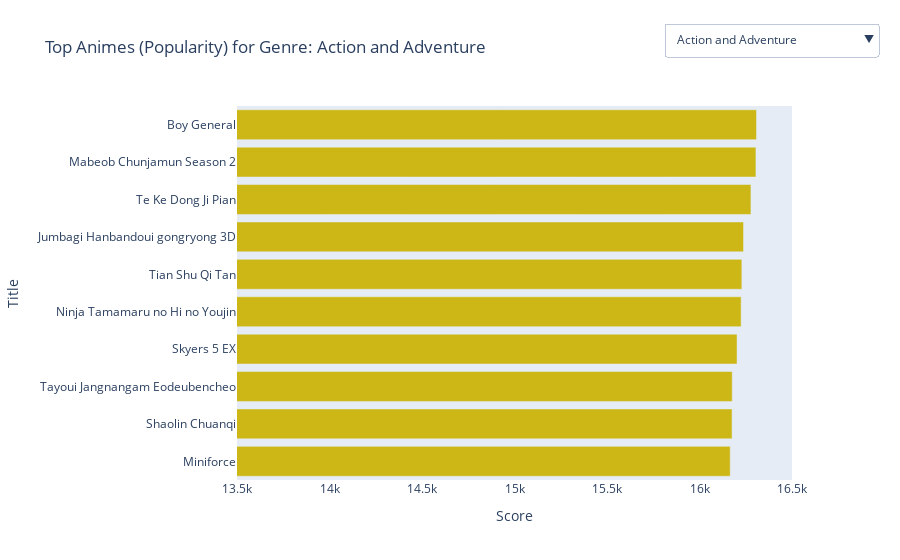

Notebook source saved alongside this figure:
### Code cell
import pandas as pd
import plotly.graph_objs as go
from plotly.subplots import make_subplots

# Create a subplot
fig = make_subplots()

# Group data by category
categories = top_popularity_final['category'].unique()

# Add a trace for each anime title, making bars horizontal
# Start with the first category visible
first = True
for category in categories:
    category_df = top_popularity_final[top_popularity_final['category'] == category]
    category_df.sort_values(by='popularity', inplace=True)
    fig.add_trace(
        go.Bar(y=category_df['title'], x=category_df['popularity'], name=category, 
               orientation='h', visible=first, marker_color='#ccb716')  # Set bar color to crimson
    )
    first = False  # Set the rest of the categories to invisible

# Create a dropdown menu
buttons = []
for i, category in enumerate(categories):
    button = dict(
        label=category,
        method="update",
        args=[{"visible": [i == j for j in range(len(categories))]},  # Only the selected category is visible
              {"title": f"Top Animes (Popularity) for Genre: {category}"}])
    buttons.append(button)

# Update layout for dropdown, axes, and xaxis range
fig.update_layout(
    updatemenus=[dict(
        active=0,  # First category is active
        buttons=buttons,
        direction="down",
        pad={"r": 10, "t": 10},
        showactive=True,
        x=0.77,
        xanchor="left",
        y=1.25,
        yanchor="top"
    )],
    title="Top Animes (Popularity) for Genre: Action and Adventure",
    xaxis_title="Score",
    yaxis_title="Title",
    xaxis=dict(range=[13500, 16500])  # Set the range for x-axis
)

fig.write_html("../../data/plots/top_animes_popularity.html")

# Show the plot
fig.show()

### Figure 1 — Plotly figure (JSON) as saved in the notebook; plotly's stock layout.template omitted (floating-point values rounded to 4 significant figures)
{"data": [{"marker": {"color": "#ccb716"}, "name": "Action and Adventure", "orientation": "h", "type": "bar", "visible": true, "x": [16166, 16176, 16177, 16203, 16225, 16229, 16238, 16278, 16305, 16308], "y": ["Miniforce", "Shaolin Chuanqi", "Tayoui Jangnangam Eodeubencheo", "Skyers 5 EX", "Ninja Tamamaru no Hi no Youjin", "Tian Shu Qi Tan", "Jumbagi Hanbandoui gongryong 3D", "Te Ke Dong Ji Pian", "Mabeob Chunjamun Season 2", "Boy General"]}, {"marker": {"color": "#ccb716"}, "name": "Comedy and Slice of Life", "orientation": "h", "type": "bar", "visible": false, "x": [16185, 16186, 16193, 16198, 16210, 16212, 16224, 16231, 16275, 16307], "y": ["Tabibito no You ni", "Anata no Koe", "Uchi no 3 Shimai Movie", "Kokoro no Tokyo Kakumei", "Replicant", "The Planet of Stray Cats", "Melon no Kirime", "Wang Zhe Wai Chuan", "Osu no Buuchan", "Ryoku Tama Shinshi 10 Short Stories"]}, {"marker": {"color": "#ccb716"}, "name": "Drama and Romance", "orientation": "h", "type": "bar", "visible": false, "x": [16096, 16164, 16174, 16192, 16210, 16215, 16238, 16259, 16267, 16308], "y": ["Piercing I", "Inamura no Hi", "My Boy", "Suppon Pon Pon", "Replicant", "Fushouji no Mizen Boushi Saihatsu Boushi Series", "Jumbagi Hanbandoui gongryong 3D", "Yakusoku 2011", "Seishun", "Boy General"]}, {"marker": {"color": "#ccb716"}, "name": "Fantasy and Supernatural", "orientation": "h", "type": "bar", "visible": false, "x": [16222, 16234, 16250, 16259, 16275, 16277, 16283, 16287, 16305, 16307], "y": ["Kyonshii Kyon Dai no Koutsuu Anzen", "Googuri Googuri", "Kogitsune no Koutsuu Anzen", "Yakusoku 2011", "Osu no Buuchan", "Sore Ike Anpanman no Hiragana Asobi Hajimete no AIUEO", "Kaiteikoku no Koutsu Anzen", "The Peak", "Mabeob Chunjamun Season 2", "Ryoku Tama Shinshi 10 Short Stories"]}, {"marker": {"color": "#ccb716"}, "name": "Historical and Cultural", "orientation": "h", "type": "bar", "visible": false, "x": [15999, 16082, 16129, 16138, 16164, 16171, 16230, 16238, 16302, 16308], "y": ["Tian Xin Ge Ge 3rd Season", "Kakusenou Gakushuu Animation", "Mizu no Yume", "Manga Furusato Mukashibanashi", "Inamura no Hi", "Issunboushi 2007", "Ushiwakamaru", "Jumbagi Hanbandoui gongryong 3D", "Tayoui Gonglyong Eodeubencheo", "Boy General"]}, {"marker": {"color": "#ccb716"}, "name": "Horror and Thriller", "orientation": "h", "type": "bar", "visible": false, "x": [15278, 15308, 15568, 15572, 15640, 15963, 16101, 16167, 16169, 16197], "y": ["Nihon no Obakebanashi", "Yuurei Yashiki", "Taka no Tsume Yoshidakun Batten File Natsuyasumi Mystery Adventure", "Ushinawareta Choushoku", "The Lamp Man", "Witch Hat Majo to Boushi no Waltz", "Junk Head", "Oshiri Tantei Movie Curry Naru Jiken", "Shuuen no Shiori", "Itekoma Hits"]}, {"marker": {"color": "#ccb716"}, "name": "Miscellaneous", "orientation": "h", "type": "bar", "visible": false, "x": [16286, 16289, 16291, 16301, 16310, 16311, 16312, 16313, 16316, 16320], "y": ["Smile", "Doubutsu Mura no World Cup Yoiko no Koutsuu Anzen", "Ichigo no Hanayomesan", "Soushunfu", "Watashi no Ningyou", "Furusato no Gogatsu", "Omoide Onigiri", "Watashi to Piano", "Tokyo Mikansei", "Nantoka Tengoku"]}, {"marker": {"color": "#ccb716"}, "name": "Science Fiction and Technology", "orientation": "h", "type": "bar", "visible": false, "x": [16086, 16101, 16177, 16194, 16203, 16204, 16212, 16214, 16252, 16302], "y": ["Shin Skyers 5 EX", "Junk Head", "Tayoui Jangnangam Eodeubencheo", "Yatchan to Kasei no Ko", "Skyers 5 EX", "UFOkoku no Koutsuu Anzen", "The Planet of Stray Cats", "Fire Robo 119 tai Kyonshii Kyon Dai", "Wan Wan Kajida Wan", "Tayoui Gonglyong Eodeubencheo"]}, {"marker": {"color": "#ccb716"}, "name": "Special Interests", "orientation": "h", "type": "bar", "visible": false, "x": [13631, 13651, 14110, 14445, 14670, 14710, 14724, 14875, 15172, 16147], "y": ["Mandalaya no Ryouta Kukidani Onsen Enshou Soudou Tan", "Nou Nen feat Utae", "Gaki Deka OVA", "Na Bbeun Sang Sa", "Suzumibune", "Spunky Afro Tiger Jet", "Kung Fu Liaoli Niang", "Flying Luna Clipper", "Junjou Juugeki Cosplay Shoujo", "Magical Halloween MiracleQuartet"]}, {"marker": {"color": "#ccb716"}, "name": "Youth and School Life", "orientation": "h", "type": "bar", "visible": false, "x": [16306, 16309, 16310, 16311, 16312, 16313, 16314, 16315, 16317, 16319], "y": ["Pandachan no Koutsuu Anzen", "Nanchan no Koutsuu Anzen", "Watashi no Ningyou", "Furusato no Gogatsu", "Omoide Onigiri", "Watashi to Piano", "Koutsuu Anzen Inu Signal no Oyako Nikki Tobidashi Chuui", "Robot Trains", "Usagi no Mofy TV 2014", "Usagi no Mofy TV 2016"]}], "layout": {"title": {"text": "Top Animes (Popularity) for Genre: Action and Adventure"}, "updatemenus": [{"active": 0, "buttons": [{"args": [{"visible": [true, false, false, false, false, false, false, false, false, false]}, {"title": "Top Animes (Popularity) for Genre: Action and Adventure"}], "label": "Action and Adventure", "method": "update"}, {"args": [{"visible": [false, true, false, false, false, false, false, false, false, false]}, {"title": "Top Animes (Popularity) for Genre: Comedy and Slice of Life"}], "label": "Comedy and Slice of Life", "method": "update"}, {"args": [{"visible": [false, false, true, false, false, false, false, false, false, false]}, {"title": "Top Animes (Popularity) for Genre: Drama and Romance"}], "label": "Drama and Romance", "method": "update"}, {"args": [{"visible": [false, false, false, true, false, false, false, false, false, false]}, {"title": "Top Animes (Popularity) for Genre: Fantasy and Supernatural"}], "label": "Fantasy and Supernatural", "method": "update"}, {"args": [{"visible": [false, false, false, false, true, false, false, false, false, false]}, {"title": "Top Animes (Popularity) for Genre: Historical and Cultural"}], "label": "Historical and Cultural", "method": "update"}, {"args": [{"visible": [false, false, false, false, false, true, false, false, false, false]}, {"title": "Top Animes (Popularity) for Genre: Horror and Thriller"}], "label": "Horror and Thriller", "method": "update"}, {"args": [{"visible": [false, false, false, false, false, false, true, false, false, false]}, {"title": "Top Animes (Popularity) for Genre: Miscellaneous"}], "label": "Miscellaneous", "method": "update"}, {"args": [{"visible": [false, false, false, false, false, false, false, true, false, false]}, {"title": "Top Animes (Popularity) for Genre: Science Fiction and Technology"}], "label": "Science Fiction and Technology", "method": "update"}, {"args": [{"visible": [false, false, false, false, false, false, false, false, true, false]}, {"title": "Top Animes (Popularity) for Genre: Special Interests"}], "label": "Special Interests", "method": "update"}, {"args": [{"visible": [false, false, false, false, false, false, false, false, false, true]}, {"title": "Top Animes (Popularity) for Genre: Youth and School Life"}], "label": "Youth and School Life", "method": "update"}], "direction": "down", "pad": {"r": 10, "t": 10}, "showactive": true, "x": 0.77, "xanchor": "left", "y": 1.25, "yanchor": "top"}], "xaxis": {"anchor": "y", "domain": [0, 1], "range": [13500, 16500], "title": {"text": "Score"}}, "yaxis": {"anchor": "x", "domain": [0, 1], "title": {"text": "Title"}}}}
